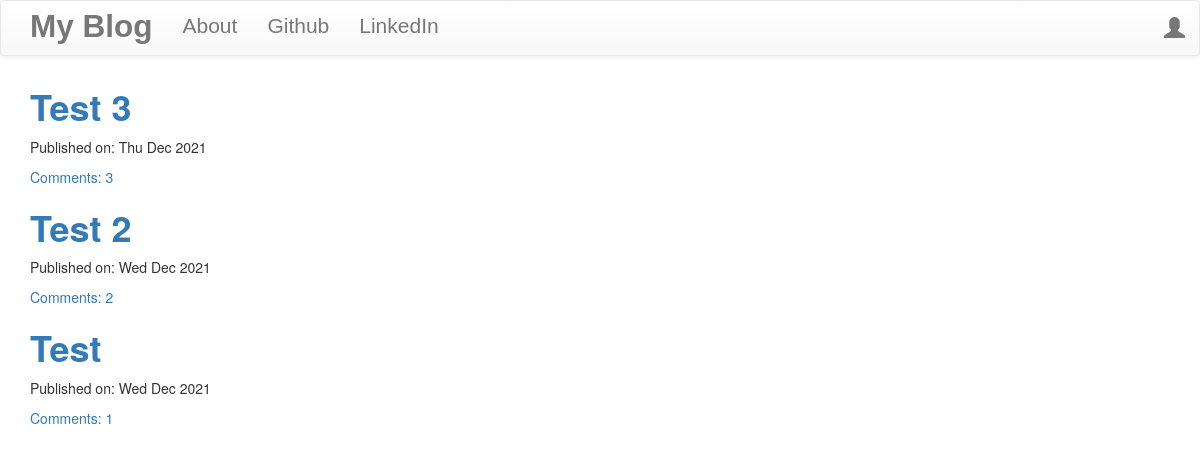
The page / on the database its author committed.
### blog/models.py (models this page shows, shortened)
class Post(models.Model):
    author = models.ForeignKey('auth.User', on_delete=models.CASCADE)
    title = models.CharField(max_length=200)
    text = models.TextField()
    created_date = models.DateTimeField(default=timezone.now)
    published_date = models.DateTimeField(blank=True, null=True)
    def approve_comments(self):
        return self.comments.filter(approved_comment=True)

### blog/views.py (the view)
# urls.py: path('',views.PostListView.as_view(),name='post_list'),
class PostListView(ListView):
    model = Post
    def get_queryset(self):
        return Post.objects.filter(published_date__lte=timezone.now()).order_by('-published_date')

### blog/templates/blog/post_list.html
{% extends 'blog/base.html' %}
{% block content %}
<div class="centerstage">
    {% for post in post_list %}
        <div class="post">
            <h1><a href="{% url 'post_detail' pk=post.pk %}"><strong>{{ post.title }}</strong></a></h1>
            <div class="date">
                <p>Published on: {{post.published_date|date:"D M Y"}}
            </div>
            <a href="{% url 'post_detail' pk=post.pk %}">Comments: {{ post.approve_comments.count }}</a>
        </div>
    {% endfor %}
</div>
{% endblock %}

### blog/static/css/blog.css (style rules this page uses)
.centerstage { margin-left: auto; margin-right: auto; }
.loader { filter: hue-rotate(0deg); color: linear-gradient(45deg, #0f8, #08f); animation: hue 5000ms infinite linear; }

### rows shown on the page
Post: title "Test 3", published_date "Thu Dec 2021", approve_comments.count "3"
Post: title "Test 2", published_date "Wed Dec 2021", approve_comments.count "2"
Post: title "Test", published_date "Wed Dec 2021", approve_comments.count "1"
